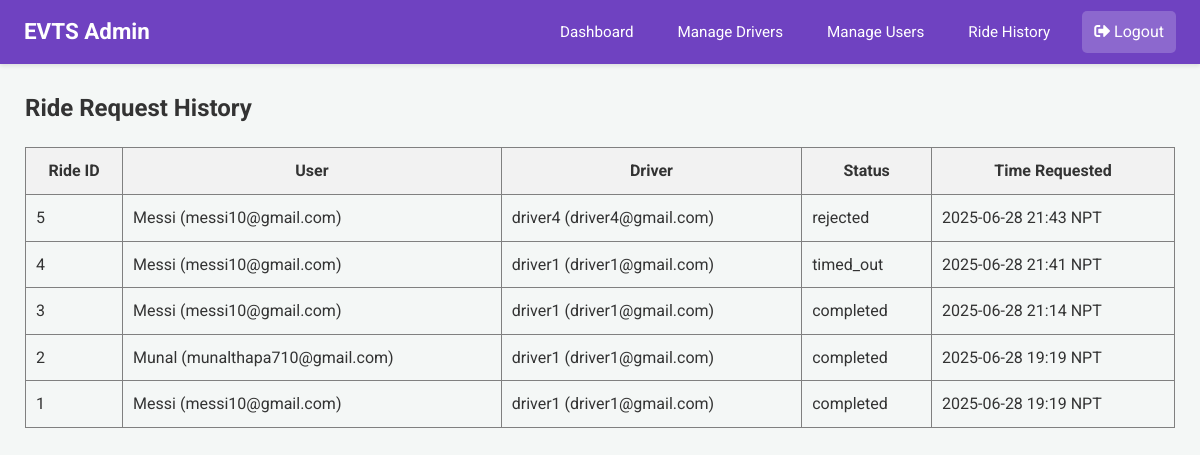
/admin/ride-history (signed in), run on the app's committed database.
### app.py (models this page shows)
class RideRequest(db.Model):
    __tablename__ = 'ride_request'
    id = db.Column(db.Integer, primary_key=True)
    user_email = db.Column(db.String(100), nullable=False)
    driver_email = db.Column(db.String(100), nullable=False)
    user_latitude_at_request = db.Column(db.Float, nullable=True)
    user_longitude_at_request = db.Column(db.Float, nullable=True)
    timestamp = db.Column(db.DateTime, default=lambda: datetime.now(timezone.utc))
    status = db.Column(db.String(20), default='Pending')

class User(db.Model):
    email = db.Column(db.String(120), primary_key=True)
    name = db.Column(db.String(100))
    phone = db.Column(db.String(15))
    password = db.Column(db.String(256)) # Increased length for hash
    latitude = db.Column(db.Float, nullable=True)
    longitude = db.Column(db.Float, nullable=True)

class Driver(db.Model):
    email = db.Column(db.String(120), primary_key=True)
    name = db.Column(db.String(100))
    phone = db.Column(db.String(15))
    password = db.Column(db.String(256)) # Increased length for hash
    vehicle = db.Column(db.String(50))
    node = db.Column(db.String(10), nullable=False)
    is_approved = db.Column(db.Boolean, default=False, nullable=False)

### app.py (the view)
@app.route('/admin/ride-history')
@login_required_admin
def global_ride_history():
    admin = Admin.query.get(session['admin'])
    all_rides = RideRequest.query.order_by(RideRequest.timestamp.desc()).all()
    enriched_rides = []
    for ride in all_rides:
        user = User.query.get(ride.user_email)
        driver = Driver.query.get(ride.driver_email)
        enriched_rides.append({
            'ride': ride,
            'user_name': user.name if user else 'N/A',
            'driver_name': driver.name if driver else 'N/A',
            'timestamp': format_datetime_npt(ride.timestamp) # Use your existing helper
        })
    response = make_response(render_template('admin_ride_history.html', admin=admin, rides=enriched_rides))
    return add_no_cache_to_response(response)

### app.py (called while the page is built)
def format_datetime_npt(dt_utc):
    if dt_utc is None: return "N/A"
    if dt_utc.tzinfo is None or dt_utc.tzinfo.utcoffset(dt_utc) is None:
        dt_utc = dt_utc.replace(tzinfo=timezone.utc)
    else:
        dt_utc = dt_utc.astimezone(timezone.utc)
    dt_npt = dt_utc.astimezone(NPT)
    return dt_npt.strftime('%Y-%m-%d %H:%M NPT')

def login_required_admin(f):
    @wraps(f)
    def decorated_function(*args, **kwargs):
        if 'admin' not in session:
            flash("Admin access required.", "error")
            return redirect(url_for('login'))
        return f(*args, **kwargs)
    return decorated_function

def add_no_cache_to_response(response):
    response.headers["Cache-Control"] = "no-cache, no-store, must-revalidate, public, max-age=0"
    response.headers["Pragma"] = "no-cache"
    response.headers["Expires"] = "0"
    return response

### templates/admin_ride_history.html
{% extends 'admin_base.html' %}
{% block content %}
<h2>Ride Request History</h2>
<table border="1" style="width: 100%; border-collapse: collapse; margin-top: 20px;">
  <thead>
    <tr style="background-color: #f2f2f2;">
      <th style="padding: 10px;">Ride ID</th>
      <th style="padding: 10px;">User</th>
      <th style="padding: 10px;">Driver</th>
      <th style="padding: 10px;">Status</th>
      <th style="padding: 10px;">Time Requested</th>
    </tr>
  </thead>
  <tbody>
  {% for item in rides %}
  <tr>
    <td style="padding: 10px;">{{ item.ride.id }}</td>
    <td style="padding: 10px;">{{ item.user_name }} ({{ item.ride.user_email }})</td>
    <td style="padding: 10px;">{{ item.driver_name }} ({{ item.ride.driver_email }})</td>
    <td style="padding: 10px;">{{ item.ride.status }}</td>
    <td style="padding: 10px;">{{ item.timestamp }}</td>
  </tr>
  {% endfor %}
  </tbody>
</table>
{% endblock %}

### static/css/dashboard_styles.css (style rules this page uses)
body { font-family: 'Roboto', 'Segoe UI', Tahoma, Geneva, Verdana, sans-serif; margin: 0; background-color: #f4f7f6; color: #333; line-height: 1.6; }
.dashboard-content h2, .dashboard-content h3, .dashboard-content h4 { color: #333; margin-top: 0; }

### data on the page
RideRequest: ride.id "5", ride.user_email "messi10@gmail.com", ride.driver_email "driver4@gmail.com", ride.status "rejected"
User: user_name "Messi" "Messi" "Messi" "Messi"
Driver: driver_name "driver4"
RideRequest: ride.id "4", ride.user_email "messi10@gmail.com", ride.driver_email "driver1@gmail.com", ride.status "timed_out"
Driver: driver_name "driver1" "driver1" "driver1" "driver1"
RideRequest: ride.id "3", ride.user_email "messi10@gmail.com", ride.driver_email "driver1@gmail.com", ride.status "completed"
RideRequest: ride.id "2", ride.user_email "munalthapa710@gmail.com", ride.driver_email "driver1@gmail.com", ride.status "completed"
User: user_name "Munal"
RideRequest: ride.id "1", ride.user_email "messi10@gmail.com", ride.driver_email "driver1@gmail.com", ride.status "completed"

### other printed values
{{ item.timestamp }} "2025-06-28 21:43 NPT" "2025-06-28 21:41 NPT" "2025-06-28 21:14 NPT" "2025-06-28 19:19 NPT" "2025-06-28 19:19 NPT"
